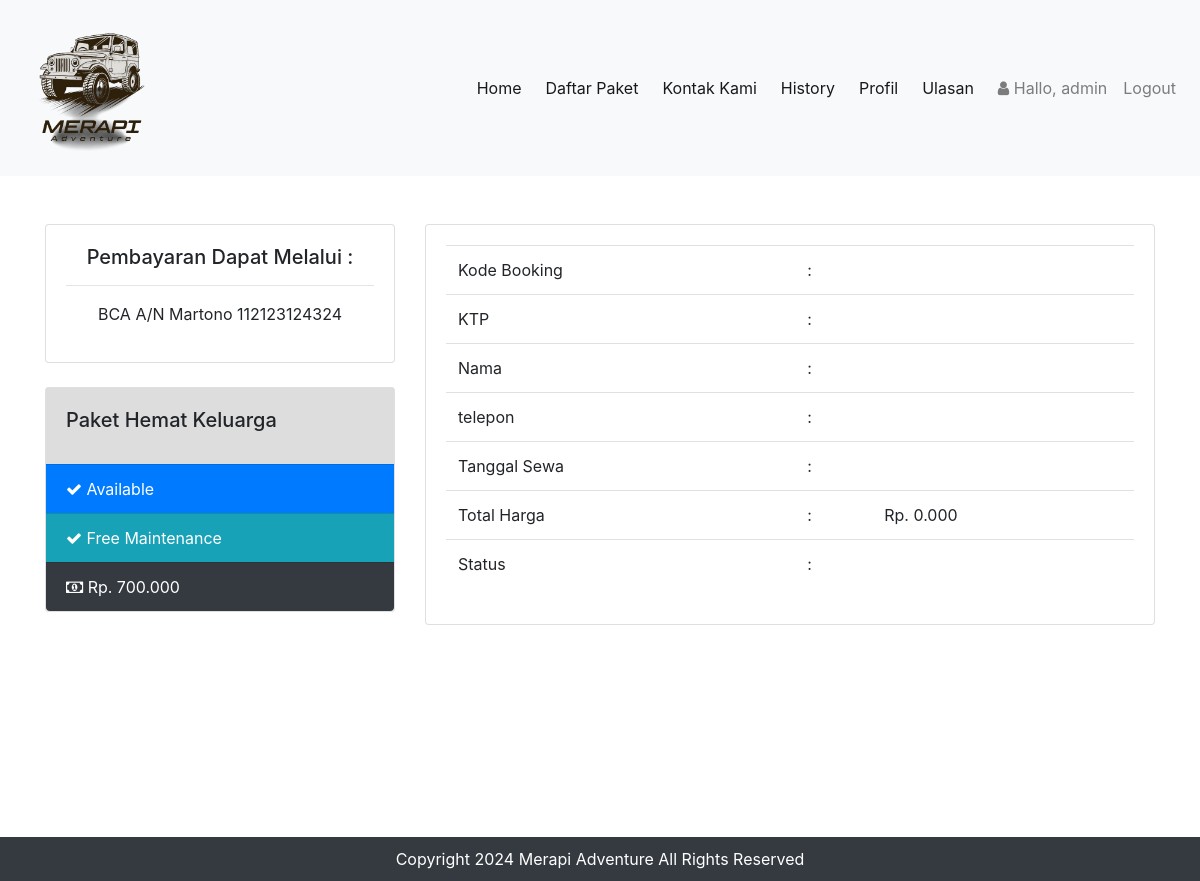
/bayar.php?id=1717149863 (signed in), run on an earlier commit of the app's database.
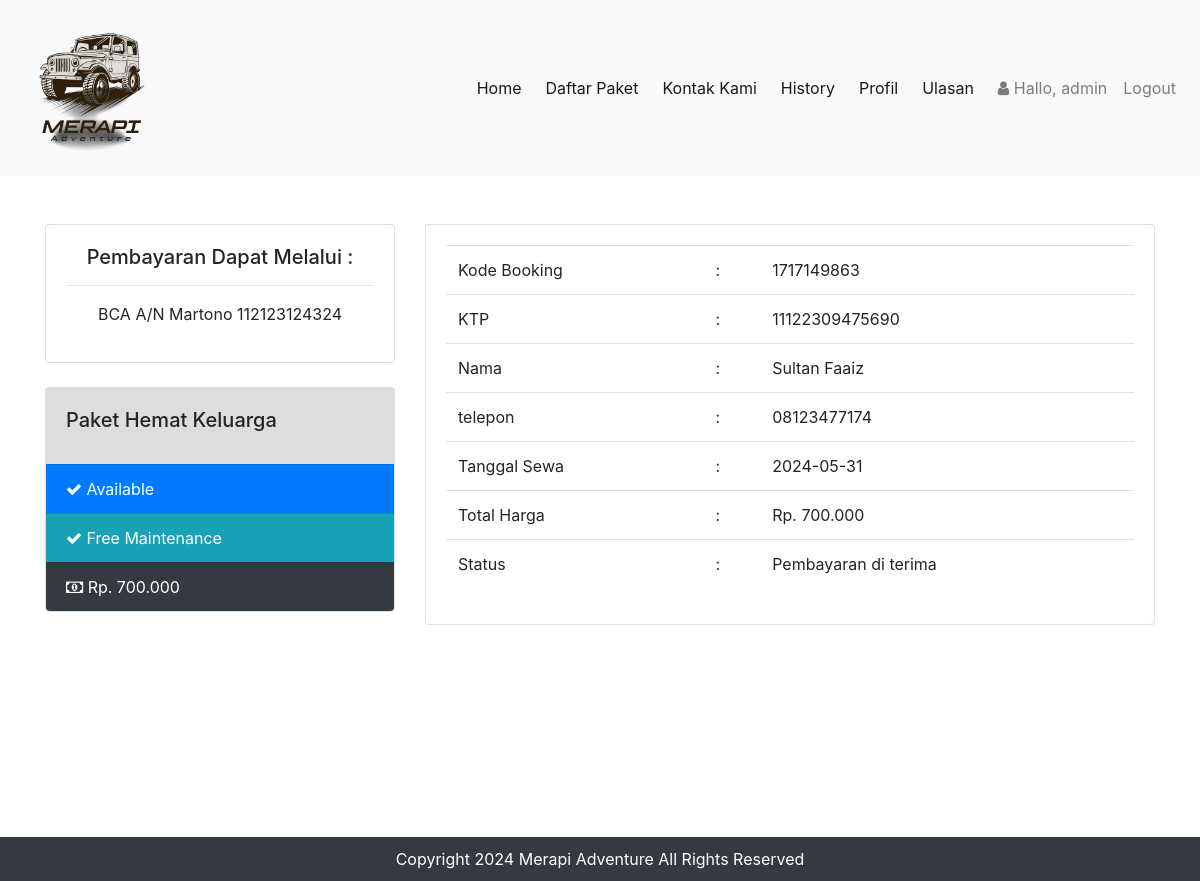
And on a later commit of the database.
### tables this page shows
CREATE TABLE `infoweb` (
  `id` int(15) DEFAULT NULL,
  `corp_name` varchar(255) DEFAULT NULL,
  `tlp` varchar(15) DEFAULT NULL,
  `alamat` text DEFAULT NULL,
  `email` varchar(255) DEFAULT NULL,
  `no_rek` text DEFAULT NULL,
  `update_at` timestamp NOT NULL DEFAULT current_timestamp() ON UPDATE current_timestamp()
);

CREATE TABLE `rute` (
  `id_rute` int(11) NOT NULL,
  `nama_paket` varchar(255) DEFAULT NULL,
  `harga` varchar(225) NOT NULL,
  `deskripsi` varchar(255) NOT NULL,
  `status` varchar(255) NOT NULL,
  `gambar` text NOT NULL
);

CREATE TABLE `booking` (
  `id_booking` int(15) NOT NULL,
  `kode_booking` varchar(255) NOT NULL,
  `id_login` int(15) NOT NULL,
  `id_rute` int(15) NOT NULL,
  `ktp` varchar(255) NOT NULL,
  `nama` varchar(255) NOT NULL,
  `alamat` varchar(255) NOT NULL,
  `no_tlp` varchar(20) NOT NULL,
  `tanggal` varchar(255) NOT NULL,
  `total_harga` int(15) NOT NULL,
  `konfirmasi_pembayaran` varchar(255) NOT NULL,
  `tgl_input` varchar(255) NOT NULL
);

### koneksi/koneksi.php (called while the page is built, shortened)
<?php
$user = 'root';
$pass = '';
   $koneksi = new PDO("mysql:host=localhost;dbname=merapiadventure", $user, $pass);
    $url = "http://localhost/merapiadventure/";
    $sql_web = "SELECT * FROM infoweb WHERE id = 1";
    $row_web = $koneksi->prepare($sql_web);
    $row_web->execute();
    $infoweb = $row_web->fetch(PDO::FETCH_OBJ);
?>

### bayar.php (the view, shortened to what this page needs)
<?php
require 'koneksi/koneksi.php';
include 'header.php';
$kd_booking = $_GET['id'];
$hasil = $koneksi->query("SELECT * FROM booking WHERE kode_booking = '$kd_booking'")->fetch();
$id = $hasil['id_rute'];
$isi = $koneksi->query("SELECT * FROM rute WHERE id_rute = '$id'")->fetch();
?>
<br>
<br>
<div class="container">
    <div class="row">
        <div class="col-sm-4">
            <div class="card">
                <div class="card-body text-center">
                    <h5>Pembayaran Dapat Melalui :</h5>
                    <hr />
                    <p> <?= $infoweb->no_rek; ?> </p>
                </div>
            </div>
            <br />
            <div class="card">
                <div class="card-body" style="background:#ddd">
                    <h5 class="card-title"><?php echo $isi['nama_paket']; ?></h5>
                </div>
                <ul class="list-group list-group-flush">
                    <?php if ($isi['status'] == 'Tersedia') { ?>
                        <li class="list-group-item bg-primary text-white">
                            <i class="fa fa-check"></i> Available
                        </li>
                    <?php } else { ?>
                        <li class="list-group-item bg-danger text-white">
                            <i class="fa fa-close"></i> Not Available
                        </li>
                    <?php } ?>
                    <li class="list-group-item bg-info text-white"><i class="fa fa-check"></i> Free Maintenance</li>
                    <li class="list-group-item bg-dark text-white">
                        <i class="fa fa-money"></i> Rp. <?php echo number_format($isi['harga']); ?>.000
                    </li>
                </ul>
            </div>
        </div>
        <div class="col-sm-8">
            <div class="card">
                <div class="card-body">
                    <table class="table">
                        <tr>
                            <td>Kode Booking </td>
                            <td> :</td>
                            <td><?php echo $hasil['kode_booking']; ?></td>
                        </tr>
                        <tr>
                            <td>KTP </td>
                            <td> :</td>
                            <td><?php echo $hasil['ktp']; ?></td>
                        </tr>
                        <tr>
                            <td>Nama </td>
                            <td> :</td>
                            <td><?php echo $hasil['nama']; ?></td>
                        </tr>
                        <tr>
                            <td>telepon </td>
                            <td> :</td>
                            <td><?php echo $hasil['no_tlp']; ?></td>
                        </tr>
                        <tr>
                            <td>Tanggal Sewa </td>
                            <td> :</td>
                            <td><?php echo $hasil['tanggal']; ?></td>
                        </tr>
                        <tr>
                            <td>Total Harga </td>
                            <td> :</td>
                            <td>Rp. <?php echo number_format($hasil['total_harga']); ?>.000</td>
                        </tr>
                        <tr>
                            <td>Status </td>
                            <td> :</td>
                            <td><?php echo $hasil['konfirmasi_pembayaran']; ?></td>
                        </tr>
                    </table>
                </div>
            </div>
        </div>
    </div>
</div>
<br>
<br>
<br>
<?php include 'footer.php'; ?>

### header.php (shortened to what this page needs)
<?php
require ('koneksi/koneksi.php');
?>
<!DOCTYPE html>
<html lang="en">
<head>
    <link rel="stylesheet" href="assets/css/bootstrap.css">
    <link rel="stylesheet" href="assets/css/font-awesome.css">
    <link rel="stylesheet" href="assets/css/main.css">
</head>
<body>
    <nav class="navbar navbar-expand-lg navbar-light bg-light">
        <a class="navbar-brand" href="/">
            <div class="d-flex align-items-center">
                <img src="assets/image/logo.png" class="logo-corp" alt="logo"
                    style="display: inline-block;width: 150px; height: 150px;">
            </div>
        </a>
        <div class="collapse navbar-collapse" id="navbarTogglerDemo01">
            <ul class="navbar-nav ml-auto mt-2 mt-lg-0">
                <li class="nav-item active">
                    <a class="nav-link ml-2" href="index.php">Home <span class="sr-only">(current)</span></a>
                </li>
                <li class="nav-item active">
                    <a class="nav-link ml-2" href="blog.php">Daftar Paket</a>
                </li>
                <li class="nav-item active">
                    <a class="nav-link ml-2" href="kontak.php">Kontak Kami</a>
                </li>
                <?php if (!empty($_SESSION['USER'])) { ?>
                    <li class="nav-item active">
                        <a class="nav-link ml-2" href="history.php">History</a>
                    </li>
                    <li class="nav-item active">
                        <a class="nav-link ml-2" href="profil.php">Profil</a>
                    </li>
                    <li class="nav-item active">
                        <a class="nav-link ml-2" href="rating.php">Ulasan</a>
                    </li>
                <?php } ?>
            </ul>
            <?php if (!empty($_SESSION['USER'])) { ?>
                <ul class="navbar-nav ml-2">
                    <li class="nav-item">
                        <a class="nav-link">
                            <i class="fa fa-user"></i> Hallo, <?php echo $_SESSION['USER']['nama_pengguna']; ?>
                        </a>
                    </li>
                    <li class="nav-item">
                        <a class="nav-link" onclick="return confirm('Apakah anda ingin logout ?');"
                            href="<?php echo $url; ?>admin/logout.php">Logout</a>
                    </li>
                </ul>
            <?php } ?>
        </div>
    </nav>

### footer.php (shortened to what this page needs)
<!DOCTYPE html>
<html lang="en">
<head>
    <link rel="stylesheet" href="assets/css/bootstrap.min.css">
</head>
<body>
    <div class="content">
    </div>
    <div class="footer">
        <div class="container">
            Copyright <?= date('Y');?> <?= $infoweb->corp_name;?> All Rights Reserved
        </div>
    </div>
</body>
</html>

### assets/css/main.css (style rules this page uses)
html,body { height: 100%; margin: 0; padding: 0; font-family: sans-serif; }
body { background: #fff; color: #3a3b39; font-size: 15px; overflow-x:hidden; }
.footer { width:100%;background:#333;padding:25px 0 55px;margin-top:100px;bottom:0; }

### footer.php (style rules this page uses)
body { margin: 0; padding: 0; display: flex; flex-direction: column; min-height: 100vh; }
.content { flex: 1; padding: 20px; }
.footer { background-color: #343a40; color: white; padding: 10px; text-align: center; }

What changed in the data, as far as the page shows it:
added booking: kode_booking "1717149863", ktp "11122309475690", nama "Sultan Faaiz", no_tlp "08123477174", tanggal "2024-05-31", total_harga "700", konfirmasi_pembayaran "Pembayaran di terima"
Also different on the page:
$hasil['total_harga']: "0" → (not shown)
